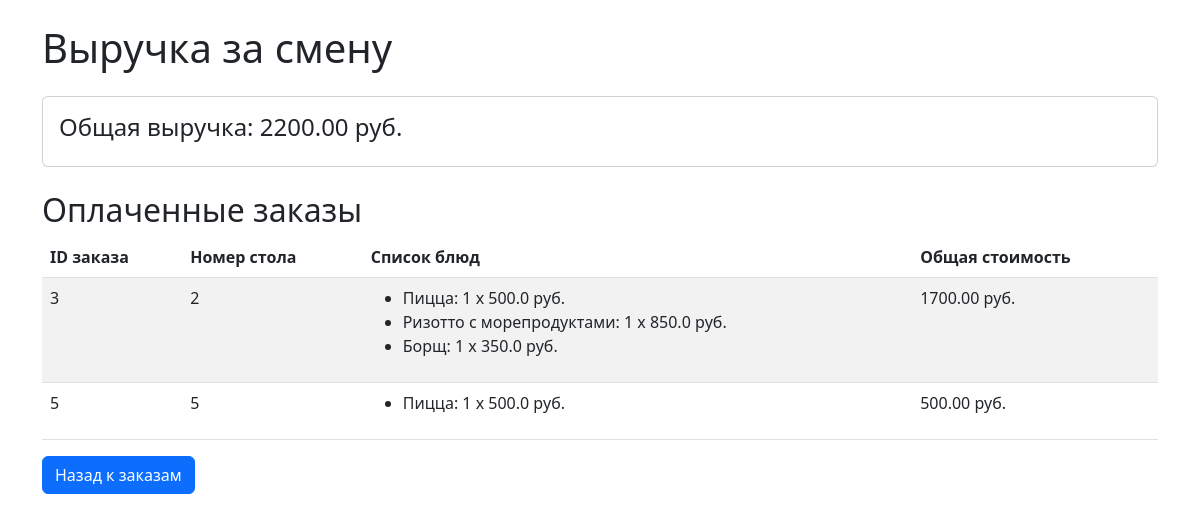
Before: /orders/revenue/ with the older database file.
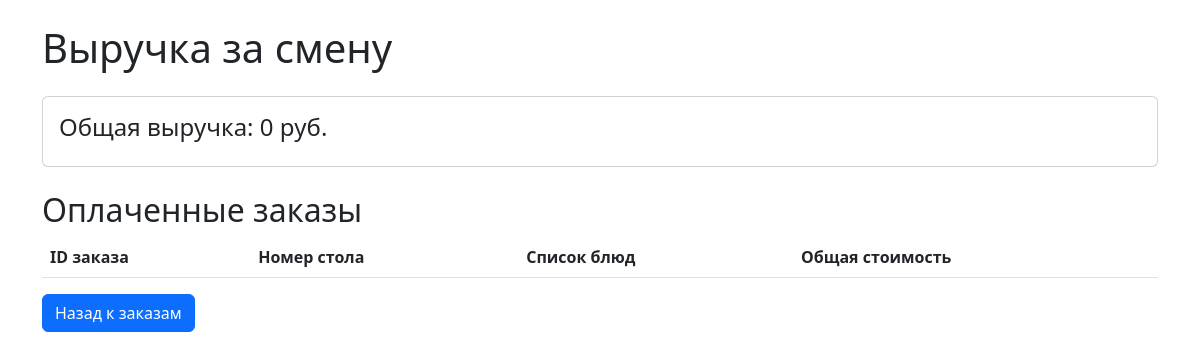
After: the same page with the newer database file.
### orders/models.py (models this page shows, shortened)
class Order(models.Model):
    STATUS_CHOICE: List[tuple] = [
        ('pending', 'В ожидание'),
        ('ready', 'Готово'),
        ('paid', 'Оплачено')
    ]
    table_number: int = models.IntegerField(verbose_name='Номер стола')
    items: str = models.TextField(verbose_name='Список блюд с ценами')
    total_price: float = models.DecimalField(max_digits=10, decimal_places=2, verbose_name='Общая стоимость')
    status: str = models.CharField(max_length=10, choices=STATUS_CHOICE, default='pending', verbose_name='Статус')
    created_at: str = models.DateTimeField(auto_now_add=True, verbose_name='Время создания заказа')
    updated_at: str = models.DateTimeField(auto_now=True, verbose_name='Время обновление заказа')
    def get_items(self) -> List[dict]:
        try:
            return json.loads(self.items)  # Преобразование JSON-строки в Python-объект
        except json.JSONDecodeError:
            return []  # Если данные некорректны, вернуть пустой список

### orders/views.py (the view)
# urls.py: path('revenue/', views.revenue_summary, name='revenue_summary'), # Расчет выручки за смену
def revenue_summary(request: HttpRequest) -> HttpResponse:
    paid_orders: QuerySet[Order] = Order.objects.filter(status='paid') # Фильтруем заказы со статусом "оплачено"
    total_revenue: float = sum(order.total_price for order in paid_orders) # Считаем общую сумму выручки
    return render(request, 'orders/revenue_summary.html', {'total_revenue': total_revenue, 'paid_orders': paid_orders})

### orders/templates/orders/revenue_summary.html (shortened to what this page needs)
{% extends 'base.html' %}
{% block content %}
<h1 class="mb-4">Выручка за смену</h1>
<div class="card mb-4">
    <div class="card-body">
        <h4 class="card-title">Общая выручка: {{ total_revenue }} руб.</h4>
    </div>
</div>
<h2>Оплаченные заказы</h2>
<table class="table table-striped">
    <thead>
        <tr>
            <th>ID заказа</th>
            <th>Номер стола</th>
            <th>Список блюд</th>
            <th>Общая стоимость</th>
        </tr>
    </thead>
    <tbody>
        {% for order in paid_orders %}
        <tr>
            <td>{{ order.id }}</td>
            <td>{{ order.table_number }}</td>
            <td>
                <ul>
                    {% for item in order.get_items %}
                    <li>{{ item.name }}: {{ item.quantity }} x {{ item.price }} руб.</li>
                    {% endfor %}
                </ul>
            </td>
            <td>{{ order.total_price }} руб.</td>
        </tr>
        {% endfor %}
    </tbody>
</table>
<a href="{% url 'order_list' %}" class="btn btn-primary">Назад к заказам</a>
{% endblock %}

Changed rows visible on the page:
removed Order: id "3", table_number "2", name "Пицца" "Ризотто с морепродуктами" "Борщ", quantity "1" "1" "1", price "500.0" "850.0" "350.0", total_price "1700.00"
removed Order: id "5", table_number "5", name "Пицца", quantity "1", price "500.0", total_price "500.00"
Other visible differences:
{{ total_revenue }}: "2200.00" → "0"
